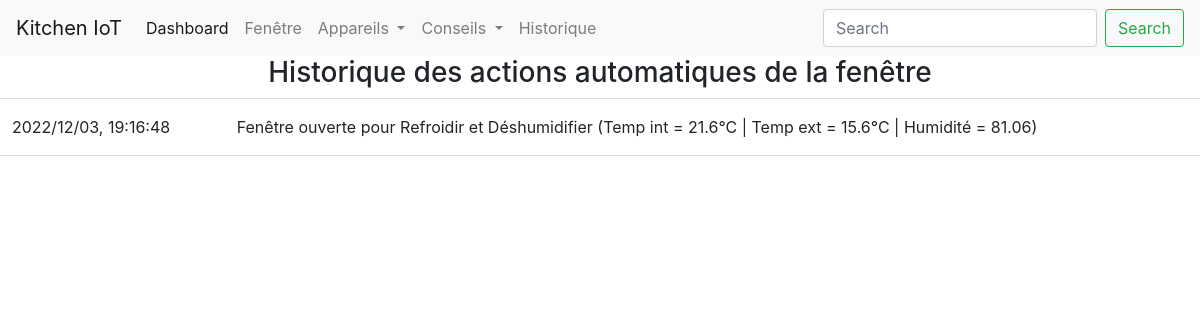
Before: /window/ with the older database file.
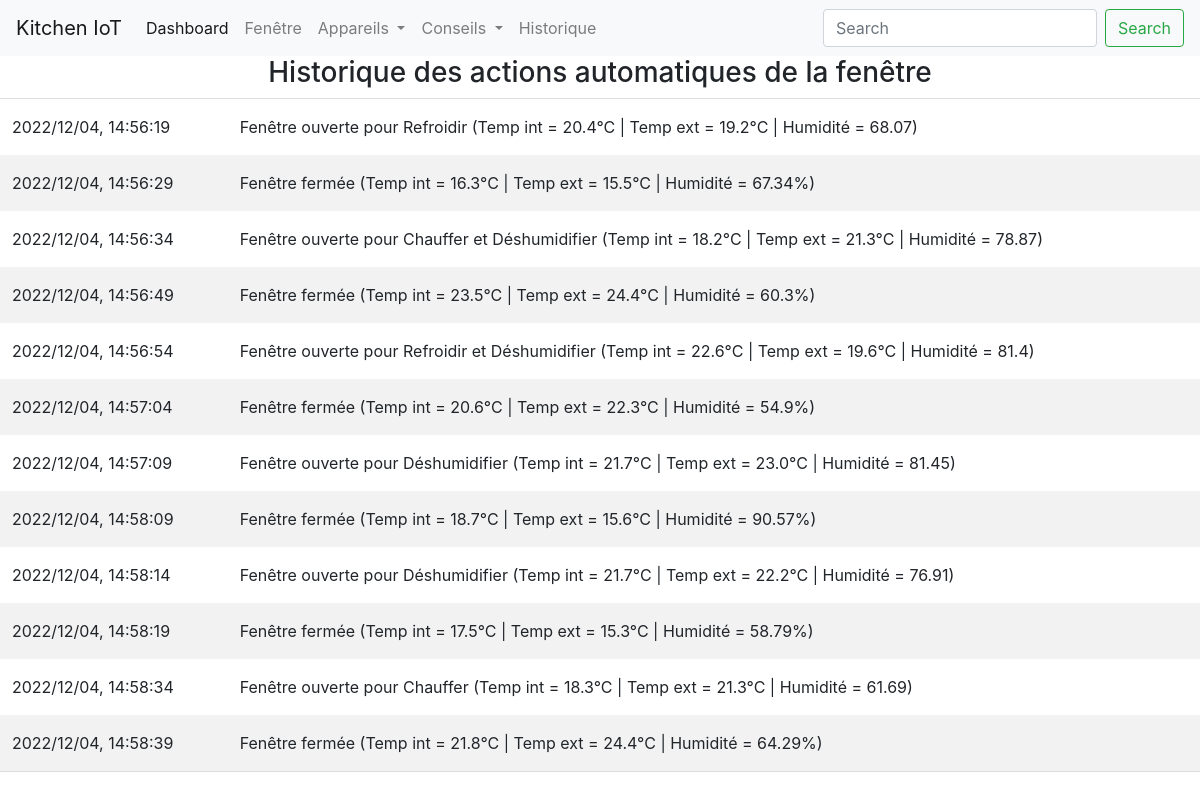
After: the same page with the newer database file.
### app/models.py (models this page shows, shortened)
class WindowLog(db.Model):
    __tablename__ = "window_log"
    id = db.Column(db.Integer, primary_key=True, autoincrement=True)
    action = db.Column(db.String, nullable=False)
    datetime = db.Column(db.DateTime, nullable=False)
    def get_serializable_action(self):
        return {"datetime":self.datetime.strftime("%Y/%m/%d, %H:%M:%S"), "action":self.action}

### app/routes.py (the view)
@app.route("/window/")
def window():
    with app.app_context():
        log = list(map(lambda x: x.get_serializable_action(), list(WindowLog.query.all())))
    return render_template("window/log.html", log=log)

### app/templates/window/log.html (shortened to what this page needs)
{% extends "index.html" %}
{% block content %}
<head>
    <link rel="stylesheet" href="{{url_for('static', filename='css/window.css')}}" />
</head>
<body>
<div class="main">
        <h3 style="text-align: center;">Historique des actions automatiques de la fenêtre</h3>
        <table id="window_log">
            {% for action in log %}
            <tr>
                <td>{{action["datetime"]}}</td>
                <td>{{action["action"]}}</td>
            </tr>
            {% endfor %}
        </table>
    </div>
</body>
{% endblock %}

### app/templates/index.html (shortened to what this page needs)
<!DOCTYPE html>
<html lang="en">
<head>
    <link rel="stylesheet" href="https://stackpath.bootstrapcdn.com/bootstrap/4.4.1/css/bootstrap.min.css"
>
</head>
<body>
    <nav class="navbar navbar-expand-lg navbar-light bg-light">
        <a class="navbar-brand" href="#">Kitchen IoT</a>
        <div class="collapse navbar-collapse" id="navbarSupportedContent">
            <ul class="navbar-nav mr-auto">
                <li class="nav-item active">
                    <a class="nav-link" href="/">Dashboard <span class="sr-only">(current)</span></a>
                </li>
                <li class="nav-item">
                <li class="nav-item">
                    <a class="nav-link" href="/window">Fenêtre</a>
                </li>
                <li class="nav-item dropdown">
                    <a class="nav-link dropdown-toggle" href="#" id="navbarDropdown" role="button" data-toggle="dropdown"
                       aria-haspopup="true" aria-expanded="false">
                        Appareils
                    </a>
                </li>
                <li class="nav-item dropdown">
                    <a class="nav-link dropdown-toggle" href="#" id="navbarDropdown" role="button" data-toggle="dropdown"
                       aria-haspopup="true" aria-expanded="false">
                        Conseils
                    </a>
                </li>
                <li class="nav-item">
                    <a class="nav-link " href="/energy_history">Historique</a>
                </li>
            </ul>
            <form class="form-inline my-2 my-lg-0">
                <input class="form-control mr-sm-2" type="search" placeholder="Search" aria-label="Search">
                <button class="btn btn-outline-success my-2 my-sm-0" type="submit">Search</button>
            </form>
        </div>
    </nav>
    {% block content %}
    {% endblock %}
</body>

### app/static/css/window.css (style rules this page uses)
* { box-sizing: border-box; }
.main { margin-left:-5px; margin-right:-5px; }
table { border-collapse: collapse; border-spacing: 0; width: 100%; border: 1px solid #ddd; }
th, td { text-align: left; padding: 16px; }
tr:nth-child(even) { background-color: #f2f2f2; }

Changed rows visible on the page:
changed WindowLog: datetime "2022/12/03, 19:16:48" → "2022/12/04, 14:56:19"; action "Fenêtre ouverte pour Refroidir et Déshumidifier (Temp int = 21.6°C | Temp ext = 15.6°C | Humidité = 81.06)" → "Fenêtre ouverte pour Refroidir (Temp int = 20.4°C | Temp ext = 19.2°C | Humidité = 68.07)"
added WindowLog: datetime "2022/12/04, 14:56:29", action "Fenêtre fermée (Temp int = 16.3°C | Temp ext = 15.5°C | Humidité = 67.34%)"
added WindowLog: datetime "2022/12/04, 14:56:34", action "Fenêtre ouverte pour Chauffer et Déshumidifier (Temp int = 18.2°C | Temp ext = 21.3°C | Humidité = 78.87)"
added WindowLog: datetime "2022/12/04, 14:56:49", action "Fenêtre fermée (Temp int = 23.5°C | Temp ext = 24.4°C | Humidité = 60.3%)"
added WindowLog: datetime "2022/12/04, 14:56:54", action "Fenêtre ouverte pour Refroidir et Déshumidifier (Temp int = 22.6°C | Temp ext = 19.6°C | Humidité = 81.4)"
added WindowLog: datetime "2022/12/04, 14:57:04", action "Fenêtre fermée (Temp int = 20.6°C | Temp ext = 22.3°C | Humidité = 54.9%)"
added WindowLog: datetime "2022/12/04, 14:57:09", action "Fenêtre ouverte pour Déshumidifier (Temp int = 21.7°C | Temp ext = 23.0°C | Humidité = 81.45)"
added WindowLog: datetime "2022/12/04, 14:58:09", action "Fenêtre fermée (Temp int = 18.7°C | Temp ext = 15.6°C | Humidité = 90.57%)"
added WindowLog: datetime "2022/12/04, 14:58:14", action "Fenêtre ouverte pour Déshumidifier (Temp int = 21.7°C | Temp ext = 22.2°C | Humidité = 76.91)"
added WindowLog: datetime "2022/12/04, 14:58:19", action "Fenêtre fermée (Temp int = 17.5°C | Temp ext = 15.3°C | Humidité = 58.79%)"
added WindowLog: datetime "2022/12/04, 14:58:34", action "Fenêtre ouverte pour Chauffer (Temp int = 18.3°C | Temp ext = 21.3°C | Humidité = 61.69)"
added WindowLog: datetime "2022/12/04, 14:58:39", action "Fenêtre fermée (Temp int = 21.8°C | Temp ext = 24.4°C | Humidité = 64.29%)"
